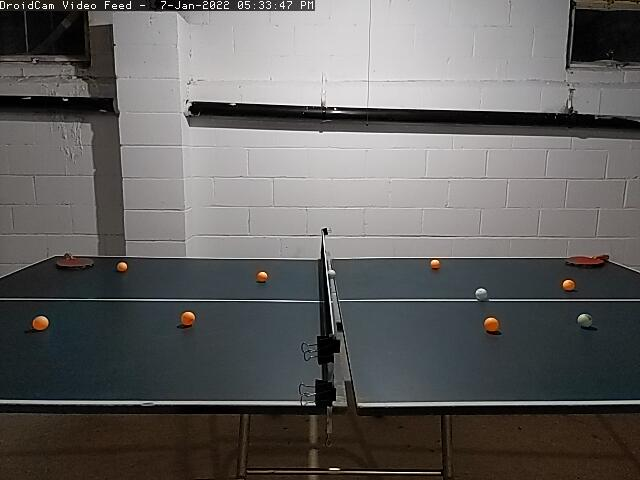
#> input picture img/calibrate.png, 640 x 480 px
$ python confirm_mask.py
#> lines starting #> are read from the running program, lines starting #| are printed output that depends on the picture; after the words box and inside, x2 and y2 are one past the last pixel; in counts of white or black regions, pixels touching at a corner belong together
import cv2

img = cv2.imread("img/calibrate.png")
#> img is the input picture: shape (480, 640, 3); mean B, G, R 95.7, 96.9, 98.3
hsv = cv2.cvtColor(img, cv2.COLOR_BGR2HSV)
#> hsv: shape (480, 640, 3); mean H, S, V 64.8, 44.2, 101.5
mask = cv2.inRange(hsv,(0, 94, 108), (25, 255, 197))
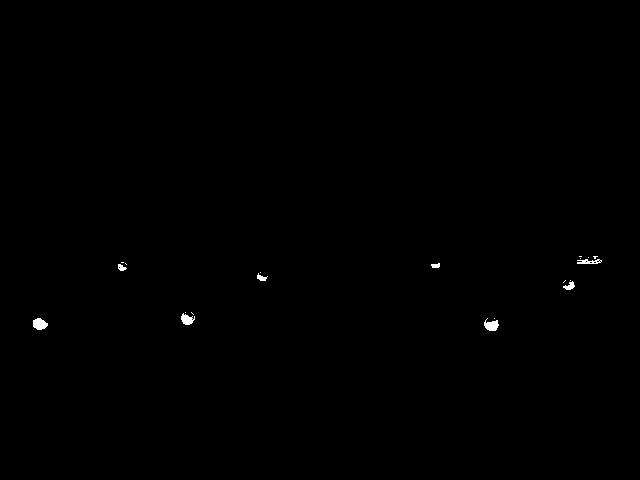
#> mask: shape (480, 640); 0.21% white; 20 white regions (12 under 20 px), largest, box (x1, y1, x2, y2) and area: (33, 318, 48, 330) 132, (484, 318, 499, 331) 123, (181, 313, 195, 325) 105
cv2.imshow("orange", mask);cv2.waitKey();cv2.destroyAllWindows()
